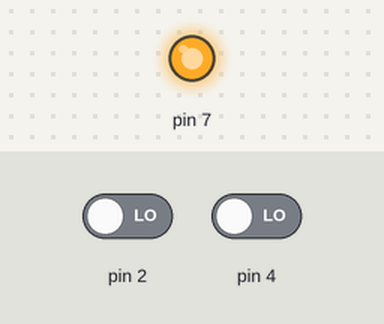
The sketch below on a simulated Arduino Uno, built with avr-gcc and run on an emulated ATmega328P. On the bench: output pins drawn as LEDs (lit = HIGH). The test bench sets the inputs (shaded band); at power-on: pin 2 LOW, pin 4 LOW.

Above: at 1.2 s.
1.3 s: pin 2 driven HIGH and pin 4 driven HIGH
At 1.6 s:
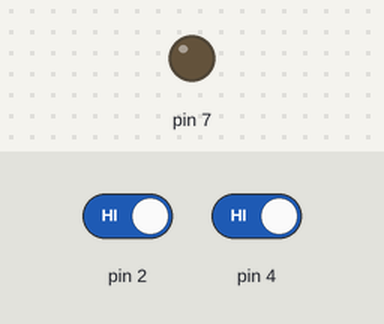
2.8 s: pin 2 driven LOW
At 4.0 s:
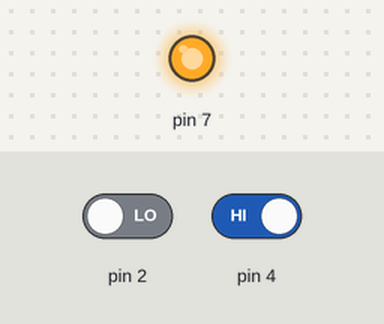
4.3 s: pin 2 driven HIGH
At 5.1 s:
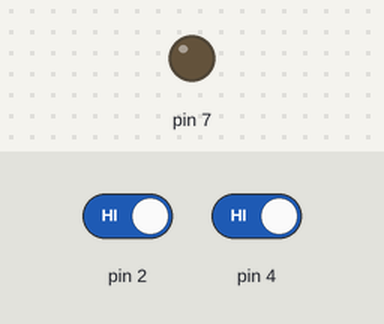
Timing chart, 0 to 7.3 s (numbered marks = the images above; inputs shaded):
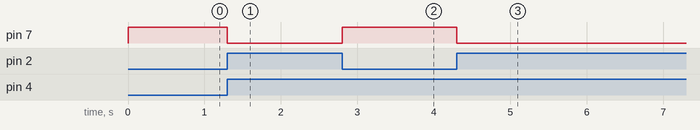

The sketch:

NAND_GATE.ino
```cpp
// C++ code
//
void setup()
{
  pinMode(2,INPUT);
  pinMode(4,INPUT);
  pinMode(7,OUTPUT);
  Serial.begin(9600);
}

void loop()
{
  int x = digitalRead(2);
  int y = digitalRead(4);
  if((x==HIGH)&&(y==HIGH))
  {
    digitalWrite(7,LOW);
  }
  else
  {
    digitalWrite(7,HIGH);
  }
}
```

Measured:
- after the input at 1.3 s, pin 7: HIGH → LOW at once
- after the input at 2.8 s, pin 7: LOW → HIGH at once
- after the input at 4.3 s, pin 7: HIGH → LOW at once
